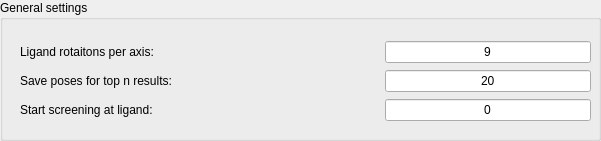
      <widget class="QGroupBox" name="groupBox_12">
       <property name="geometry">
        <rect>
         <x>10</x>
         <y>10</y>
         <width>601</width>
         <height>141</height>
        </rect>
       </property>
       <property name="title">
        <string>General settings</string>
       </property>
       <widget class="QWidget" name="gridLayoutWidget_5">
        <property name="geometry">
         <rect>
          <x>20</x>
          <y>40</y>
          <width>571</width>
          <height>85</height>
         </rect>
        </property>
        <layout class="QGridLayout" name="gridLayout_9">
         <item row="0" column="1">
          <spacer name="horizontalSpacer_6">
           <property name="orientation">
            <enum>Qt::Horizontal</enum>
           </property>
           <property name="sizeHint" stdset="0">
            <size>
             <width>40</width>
             <height>20</height>
            </size>
           </property>
          </spacer>
         </item>
         <item row="0" column="2">
          <widget class="QLineEdit" name="nrgdock_ligand_rotations">
           <property name="text">
            <string>9</string>
           </property>
           <property name="alignment">
            <set>Qt::AlignCenter</set>
           </property>
          </widget>
         </item>
         <item row="0" column="0">
          <widget class="QLabel" name="label_37">
           <property name="text">
            <string>&lt;html&gt;&lt;head/&gt;&lt;body&gt;&lt;p&gt;Ligand rotaitons per axis:&lt;/p&gt;&lt;/body&gt;&lt;/html&gt;</string>
           </property>
          </widget>
         </item>
         <item row="1" column="2">
          <widget class="QLineEdit" name="nrgdock_top_n_poses">
           <property name="enabled">
            <bool>true</bool>
           </property>
           <property name="text">
            <string>20</string>
           </property>
           <property name="alignment">
            <set>Qt::AlignCenter</set>
           </property>
           <property name="readOnly">
            <bool>false</bool>
           </property>
           <property name="clearButtonEnabled">
            <bool>false</bool>
           </property>
          </widget>
         </item>
         <item row="1" column="0">
          <widget class="QLabel" name="label_38">
           <property name="text">
            <string>&lt;html&gt;&lt;head/&gt;&lt;body&gt;&lt;p&gt;Save poses for top n results:&lt;/p&gt;&lt;/body&gt;&lt;/html&gt;</string>
           </property>
          </widget>
         </item>
         <item row="2" column="0">
          <widget class="QLabel" name="label_7">
           <property name="text">
            <string>Start screening at ligand:</string>
           </property>
          </widget>
         </item>
         <item row="2" column="2">
          <widget class="QLineEdit" name="nrgdock_start_ligand">
           <property name="text">
            <string>0</string>
           </property>
           <property name="alignment">
            <set>Qt::AlignCenter</set>
           </property>
          </widget>
         </item>
        </layout>
       </widget>
      </widget>
